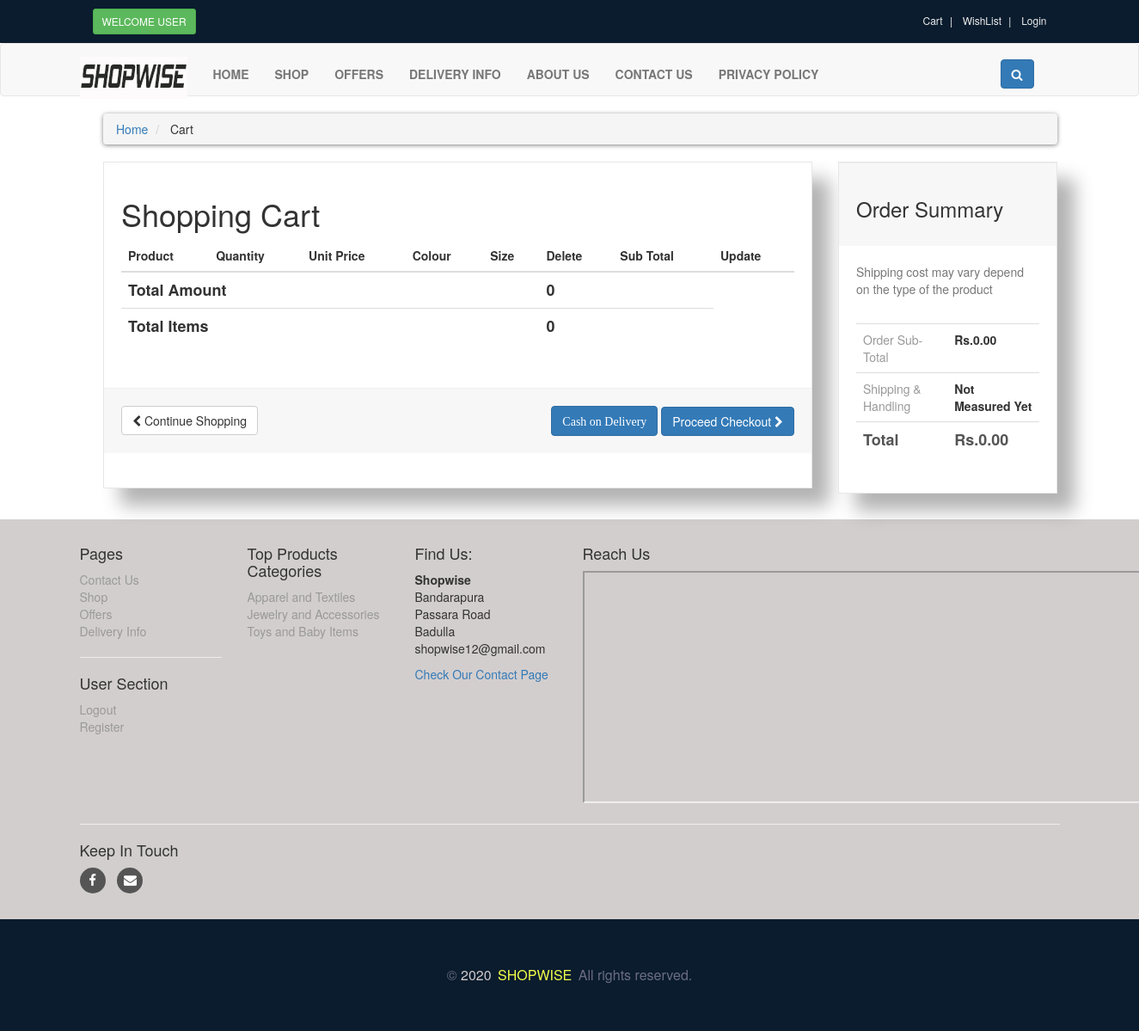
/customer/cart.php, run on the app's committed database.
### tables this page shows
CREATE TABLE IF NOT EXISTS `category` (
  `Cat_ID` int(50) NOT NULL,
  `Cat_Name` varchar(255) NOT NULL,
  PRIMARY KEY (`Cat_ID`)
);

### customer/cart.php (the view, shortened to what this page needs)
<!DOCTYPE html>
<html lang="en">
<head>
    <link rel="stylesheet" href="style.css">
    <link rel="stylesheet" href="https://maxcdn.bootstrapcdn.com/bootstrap/3.4.1/css/bootstrap.min.css">
    <link rel="stylesheet" href="https://cdnjs.cloudflare.com/ajax/libs/font-awesome/4.7.0/css/font-awesome.min.css">
</head>
<body>
<?php
include("includes/db.php");
?>
<div id="top">
  <div class="container">
    <div class="col-md-6 offer">
    <a href="#" class="btn btn-success btn-sm">Welcome <?php
		if(isset($_SESSION["user"])){
		echo $_SESSION["user"];
		}else{
			echo "user";
		} ?>                       </a>
    </div>
    <div class="col-md-6">
    <ul class="menu">
      <li>
        <a href="cart.php">Cart</a>
       </li>
       <li>
        <a href="wishlist.php">WishList</a>
       </li>
       <?php if(isset($_SESSION["user"])){
?>
       <li>
         <a href="../logout.php">Logout</a>
       </li>
       <?php } else{?>
        <li>
         <a href="../login.php">Login</a>
       </li>
       <?php } ?>
   </ul>
    </div>
  </div>
</div>
<div id="navbar" class="navbar navbar-default">
  <div class="container">
       <div class="navbar-header">
        <a href="customerLand.php" class="navbar-brand home">
          <img src="imgs/logo/desktop.jpg" alt="shopwise logo" class="hidden-xs">
        </a>
       </div>
       <div class="navbar-collapse collapse" id="navigation">
              <div class="padding-nav">
                  <ul class="nav navbar-nav left">
                <li>
                <?php if(isset($_SESSION["user"])){?>
                <li>
                <a href="customerLand.php">Home</a>
                </li>
                <?php } else{?>
                <li>
                <a href="../index.php">Home</a>
                </li>
                <?php } ?>
                <li>
                <?php if(isset($_SESSION["user"])){?>
                <li>
                <a href="shop.php">Shop</a>
                </li>
                <?php } else{?>
                <li>
                <a href="../shop.php">Shop</a>
                </li>
                <?php } ?>
                <li>
                <?php if(isset($_SESSION["user"])){?>
                <li>
                <a href="offers.php">Offers</a>
                </li>
                <?php } else{?>
                <li>
                <a href="../offers.php">Offers</a>
                </li>
                <?php } ?>
                <li>
                <?php if(isset($_SESSION["user"])){?>
                <li>
                <a href="delivery_information.php">Delivery Info</a>
                </li>
                <?php } else{?>
                <li>
                <a href="../delivery_information.php">Delivery Info</a>
                </li>
                <?php } ?>
                <li>
                <?php if(isset($_SESSION["user"])){?>
                <li>
                <a href="about_us.php">About Us</a>
                </li>
                <?php } else{?>
                <li>
                <a href="../about_us.php">About Us</a>
                </li>
                <?php } ?>
                <li>
                <?php if(isset($_SESSION["user"])){?>
                <li>
                <a href="contact.php">Contact Us</a>
                </li>
                <?php } else{?>
                <li>
                <a href="../contact.php">Contact Us</a>
                </li>
                <?php } ?>
                <li>
                <?php if(isset($_SESSION["user"])){?>
                <li>
                <a href="privacy_policy.php">Privacy Policy</a>
                </li>
                <?php } else{?>
                <li>
                <a href="../privacy_policy.php">Privacy Policy</a>
                </li>
                <?php } ?>
                  </ul>
              </div>
            <div class="navbar-collapse collapse right">
                  <button class="btn btn-primary navbar-btn" type="button" data-toggle="collapse" data-target="#search">
                      <i class="fa fa-search"></i>
                  </button>
            </div>
        </div>
  </div>
</div>
<div id="content">
    <div class="container">
        <div class="col-md-12">
                <ul class="breadcrumb">
                    <li>
                        <a href="index.php">Home</a>
                    </li>
                    <li>
                        Cart
                    </li>
                </ul>
        </div>
        <div id="cart" class="col-md-9">
            <div class="box">
                <form action=<?php
							if(isset($_SESSION["user"])){
							echo "pay.php";}
							else{
                            echo "../login.php";}
							?>      method="post" enctype="multipart/form-data">
                    <h1>Shopping Cart</h1>
                    <div class="table-responsive">
                        <table class="table">
                            <thead>
                                <tr>
                                    <th colspan="2">Product</th>
                                    <th>Quantity</th>
                                    <th>Unit Price</th>
                                    <th>Colour</th>
                                    <th>Size</th>
                                    <th colspan="1">Delete </th>
                                    <th colspan="2">Sub Total</th>
									<th>Update</th>
                                </tr>
                            </thead>
					<?php
					$TotAmount=0;
					$TotItem=0;
					?>
                            <tfoot>
                                <tr>
                                   <th colspan="5">Total Items<th>
                                   <th colspan="2"><?php echo $TotItem;?><th>
                                </tr>
                            </tfoot>
                            <tfoot>
                                <tr>
                                   <th colspan="5">Total Amount<th>
                                   <th colspan="2"><?php echo $TotAmount;?><th>
                                </tr>
                            </tfoot>
                        </table>
                    </div>
                    <div class="box-footer">
                        <div class="pull-left">
                            <a href="shop.php" class="btn btn-default">
                                    <i class="fa fa-chevron-left"></i> Continue Shopping
                            </a>
                        </div>
                        <div class="pull-right">
                            <input style="height: 35px;"type ="button"  Onclick="window.location='cash_on_del.php?&cod=true'" name="cod" value="Cash on Delivery" class="btn btn-primary i fa fa-shopping-cart">
                                <button name="Checkout" class="btn btn-primary">
								Proceed Checkout <i class="fa fa-chevron-right"></i>
								</button>
                        </div>
                    </div>
                </form>
            </div>
        </div>
        <div class="col-md-3">
            <div id="order-summary" class="box">
                <div class="box-header">
                    <h3>Order Summary</h3>
                </div>
                <p class="text-muted">
                    Shipping cost may vary depend on the  type of the product
                </p>
                <div class="table-responsive">
                        <table class="table">
                            <tbody>
                                <tr>
                                    <td> Order Sub-Total</td>
                                    <th> Rs.<?php echo $TotAmount;?>.00</th>
                                </tr>
                                <tr>
                                    <td> Shipping & Handling</td>
                                    <th> Not Measured Yet</th>
                                </tr>
                                <tr class="total">
                                    <td> Total</td>
                                    <th> Rs.<?php echo $TotAmount;?>.00</th>
                                </tr>
                            </tbody>
                        </table>
                </div>
            </div>
        </div>
        </div>
</div>
<?php
include("includes/footer.php");
?>
</body>
</html>

### customer/includes/footer.php (shortened to what this page needs)
<div id="footer">
    <div class="container">
        <div class="row">
            <div class="col-sm-6 col-md-2">
            <h4>Pages</h4>
                        <ul>
                            <li><a href="contact.php">Contact Us</a></li>
                            <li><a href="shop.php">Shop</a></li>
                            <li><a href="offers.php">Offers</a></li>
                            <li><a href="delivery_information.php">Delivery Info</a></li>
                        </ul>
                        <hr>
                        <h4>User Section</h4>
                        <ul>
                                <li><a href="../logout.php">Logout</a></li>
                                <li><a href="../customer_register.php">Register</a></li>
                        </ul>
            </div>
            <div class="com-sm-6 col-md-2">
                    <h4>Top Products Categories</h4>
                    <ul>
                    <?php
                        $get_cats = "select * from category";
                        $run_cats = mysqli_query($con, $get_cats);
                        while($row_cats=mysqli_fetch_array($run_cats)){
                            $cat_id = $row_cats['Cat_ID'];
                            $cat_name = $row_cats['Cat_Name'];
                            echo "
                                <li>
                                <a href='shop.php?p_cat=$cat_id'>
                                $cat_name
                                </a>
                                </li>
                            ";
                        }
                    ?>
                    </ul>
            </div>
            <div class="col-sm-6 col-md-2">
                    <h4>Find Us:</h4>
                    <p>
                            <strong>Shopwise</strong>
                            <br/>Bandarapura
                            <br/>Passara Road
                            <br/>Badulla
                            <br/>shopwise12@gmail.com
                    </p>
                    <a href="contact.php">Check Our Contact Page</a>
            </div>
            <div class="col-sm-6 col-md-2">
            <h4>Reach Us</h4>
                <iframe src="https://www.google.com/maps/d/u/0/embed?mid=1VUBef-zntwhO4sBlQeEM16c5Tdq2-hR9" width="700" height="270"></iframe>
                </div></div>
                <div class="col-sm-6 col-md-2">
                        </div>
                    <hr>
                    <h4>Keep In Touch</h4>
                    <p class="social">
                        <a href="https://www.facebook.com/"class="fa fa-facebook"></a>
                        <a href="https://mail.google.com/"class="fa fa-envelope"></a>
                    </p>
                </div>
        </div>
<div class="bottom section-padding">
			<div class="container">
				<div class="row">
					<div class="col-md-12 text-center">
						<div class="copyright">
							<p>© <span>2020</span> <a href="#" class="transition">SHOPWISE</a> All rights reserved.</p>
						</div>
					</div>
				</div>
			</div>
		</div>

### customer/style.css (style rules this page uses)
* body { font-size: 14px; line-height: 1.42857143; color: #333333; background: #f0f0f0; overflow-x: hidden; }
#top { background: #0a1c2e; padding: 10px 0; }
#top .offer { color: #ffffff; }
#top .offer .btn { text-transform: uppercase; }
#top a { color: white; }
#top ul.menu { padding-top: 5px; margin: 0px; text-align: right; font-size: 12px; list-style: none; }
#top ul.menu > li { display: inline-block; }
#top ul.menu > li a { color: #eeeeee; }
#top ul.menu > li + li:before { content: "|\00a0"; color: #f7f7f7; padding: 0 5px; }
.navbar { background: #ffffff; }
.navbar-collapse .right { float: right; }
.navbar-brand { float: left; padding: 10px 15px; font-size: 18px; line-height: 20px; height: 70px; }
.navbar ul.nav > li > a { text-transform: uppercase; font-weight: bold; font-size: 14px; }
.padding-nav { padding-top: 10px; }
.btn-primary { color: #333333; background: rgb(79,191,168); border-color: rgb(65, 179,156); }
.box { background: #ffffff; margin: 0 0 30px; border: solid 1px #e6e6e6; box-sizing: border-box; padding: 20px; box-shadow: 20px 20px 20px rgba(0, 0, 0, .3); }
#content { padding-left: 25px; }
.breadcrumb { padding: 8px 15px; margin-bottom: 20px; background: #ffffff; border-radius: 5px; box-shadow: 0px 1px 5px rgba(0, 0, 0, .5); }
.breadcrumb > li + li:before { content: ">\00a0"; color: #cccccc; }
#content #cart .table tfoot { font-size: 18px; }
.box .box-footer { background-color: #f7f7f7; margin: 30px -20px 20px; padding: 20px; border-top: 1px solid #eeeeee; }
.box .box-footer::before, .box .box-footer::after { content: ""; display: table; }
.box .box-footer::after { clear: both; }
.box .box-header { background-color: #f7f7f7; margin: -20px -20px 20px; padding: 20px; border-top: 1px solid #eeeeee; }
#content #order-summary table { margin-top: 20px; }
#content #order-summary table td { color: #999999; }
#content #order-summary table tr.total td, #content #order-summary table tr.total th { font-size: 18px; color: #555555; font-weight: 700; }
#footer { background: #d3cece; padding: 20px 0; }
#footer a { text-decoration: none; }
#footer ul { list-style: none; padding-left: 0px; }
#footer ul a { color: #999999; padding: 20px 0; text-decoration: none; }
#footer .social { text-align: left; }
#footer .social a { margin: 0px 10px 0px 0px; display: inline-block; color: #ffffff; width: 30px; height: 30px; border-radius: 15px; line-height: 30px; font-size: 15px; text-align: center; vertical-align: bottom; background: #555555; text-decoration: none; }
.section-padding { padding: 40px 0; }
.bottom { background-color: #0a1c2e; }
.bottom .copyright { color: #e5e5e5; font-weight: 600; }
.copyright a { color: #f2ff49; margin-left: 3px; padding-right: 3px; }
.bottom p { margin-bottom: 0; line-height: 50px; font-size: 16px; font-weight: 400; }
.copyright p span { color: #d1caca; }
.bottom .copyright p, .bottom .copyright a:hover { color: #6c6d83; }

### data on the page
category: Cat_Name "Apparel and Textiles"
category: Cat_Name "Jewelry and Accessories"
category: Cat_Name "Toys and Baby Items"

### other printed values
$TotItem "0"
$TotAmount "0"
